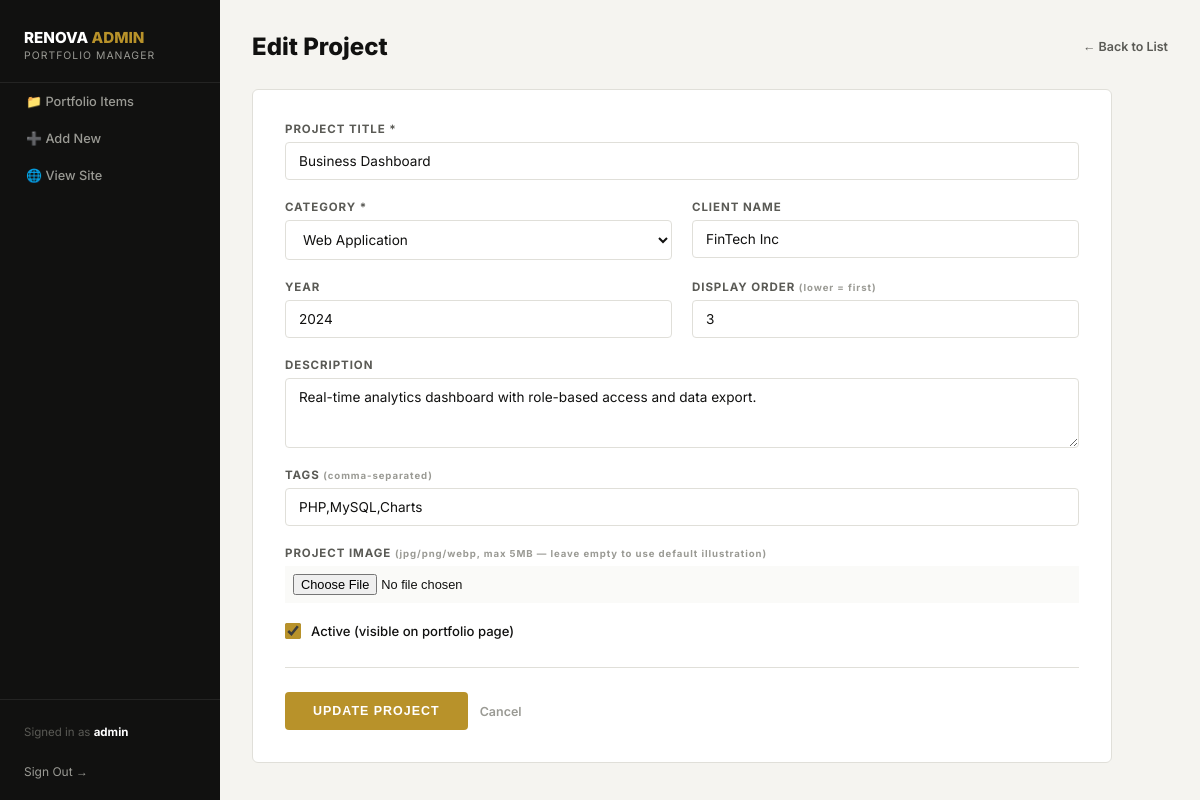
Screenshot of /admin/edit.php?id=3 (signed in) with the database file from the repository.
### tables this page shows
CREATE TABLE IF NOT EXISTS portfolio_items (
  id          INT AUTO_INCREMENT PRIMARY KEY,
  title       VARCHAR(255)    NOT NULL,
  category    VARCHAR(50)     NOT NULL,
  description TEXT,
  image       VARCHAR(500)    DEFAULT NULL,
  client      VARCHAR(255)    DEFAULT NULL,
  year        YEAR            DEFAULT NULL,
  tags        VARCHAR(500)    DEFAULT NULL,
  status      TINYINT(1)      NOT NULL DEFAULT 1,
  sort_order  INT             NOT NULL DEFAULT 0,
  created_at  TIMESTAMP       DEFAULT CURRENT_TIMESTAMP,
  updated_at  TIMESTAMP       DEFAULT CURRENT_TIMESTAMP ON UPDATE CURRENT_TIMESTAMP
);

### admin/form_fields.php (the view)
<div class="form-grid">
  <div class="field full">
    <label>Project Title *</label>
    <input type="text" name="title" value="<?= htmlspecialchars($data['title'] ?? '') ?>" placeholder="e.g. Corporate Website Redesign" required />
  </div>
  <div class="field">
    <label>Category *</label>
    <select name="category">
      <?php
      $cats = ['website'=>'Website Design','branding'=>'Branding','mobile'=>'Mobile App','webapp'=>'Web Application','ecommerce'=>'E-Commerce','marketing'=>'SEO & Marketing'];
      foreach ($cats as $val => $lbl): ?>
        <option value="<?= $val ?>" <?= ($data['category']??'')===$val ? 'selected':'' ?>><?= $lbl ?></option>
      <?php endforeach; ?>
    </select>
  </div>
  <div class="field">
    <label>Client Name</label>
    <input type="text" name="client" value="<?= htmlspecialchars($data['client'] ?? '') ?>" placeholder="e.g. Tech Corp USA" />
  </div>
  <div class="field">
    <label>Year</label>
    <input type="number" name="year" value="<?= htmlspecialchars($data['year'] ?? date('Y')) ?>" min="2000" max="2099" />
  </div>
  <div class="field">
    <label>Display Order <small style="color:#9a9a94;text-transform:none;">(lower = first)</small></label>
    <input type="number" name="sort_order" value="<?= (int)($data['sort_order'] ?? 0) ?>" min="0" />
  </div>
  <div class="field full">
    <label>Description</label>
    <textarea name="description" rows="3" placeholder="Brief description of the project..."><?= htmlspecialchars($data['description'] ?? '') ?></textarea>
  </div>
  <div class="field full">
    <label>Tags <small style="color:#9a9a94;text-transform:none;">(comma-separated)</small></label>
    <input type="text" name="tags" value="<?= htmlspecialchars($data['tags'] ?? '') ?>" placeholder="e.g. PHP, MySQL, WordPress" />
  </div>
  <div class="field full">
    <label>Project Image <small style="color:#9a9a94;text-transform:none;">(jpg/png/webp, max 5MB — leave empty to use default illustration)</small></label>
    <input type="file" name="image" accept="image/*" />
  </div>
  <div class="field full">
    <label class="checkbox-label">
      <input type="checkbox" name="status" <?= ($data['status'] ?? 1) ? 'checked' : '' ?> />
      <span>Active (visible on portfolio page)</span>
    </label>
  </div>
</div>

### admin/admin_styles.php (style rules this page uses)
*, *::before, *::after { box-sizing:border-box; margin:0; padding:0; }
body { font-family:'Inter',sans-serif; background:#f5f4f0; color:#111110; min-height:100vh; }
.form-grid { display:grid; grid-template-columns:1fr 1fr; gap:20px; }
.field { display:flex; flex-direction:column; gap:6px; }
.field.full { grid-column:1/-1; }
label { font-size:.72rem; font-weight:700; text-transform:uppercase; letter-spacing:.08em; color:#5a5a55; }
input[type=text], input[type=number], select, textarea { padding:10px 13px; border:1px solid #e0dfd9; border-radius:4px; font-size:.85rem; font-family:inherit; color:#111110; outline:none; transition:border-color .2s; background:#fff; }
input[type=file] { padding:8px; background:#fafaf8; font-size:.8rem; }
textarea { resize:vertical; }
.checkbox-label { display:flex; align-items:center; gap:10px; cursor:pointer; font-size:.82rem; font-weight:500; text-transform:none; letter-spacing:0; color:#111110; }
.checkbox-label input { width:16px; height:16px; accent-color:#b8922a; }

### rows the page displays
portfolio_items: title "Business Dashboard", category "Web Application", client "FinTech Inc", year "2024", sort_order "3", description "Real-time analytics dashboard with role-based access and data export.", tags "PHP,MySQL,Charts", status "☑"

### other values shown
$_SESSION['admin_user'] "admin"
